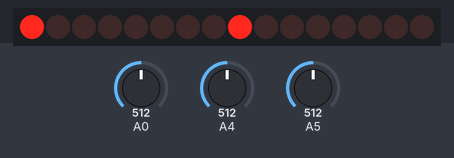
Simulated run of this sketch. Board: Arduino Uno, built with avr-gcc and run on an emulated ATmega328P. On the bench: 16 shift-register outputs drawn as a row of LEDs (first output left, lit = HIGH). Wiring (inferred from the names in the program): 2 × shift register (74HC595): data pin 11; shift clock pin 10; latch pin 9. Wiring (inferred from the signals the program sends): row of LEDs: on Q0, Q1, Q2, Q3, Q4, Q5, Q6, Q7, Q8, Q9, Q10, Q11, Q12, Q13, Q14, Q15. Inputs (shaded band) come from the test bench; at power-on: A0 = 512, A4 = 512, A5 = 512.

Above: at 1.2 s.
1.3 s: A0 set to 716
At 1.31 s:
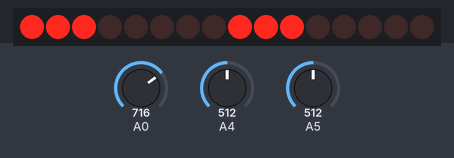
2.8 s: A4 set to 0
At 3.4 s:
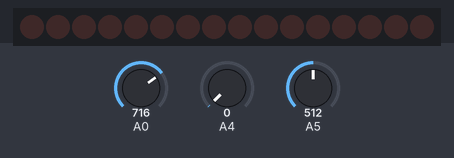
4.3 s: A0 set to 511
At 4.31 s:
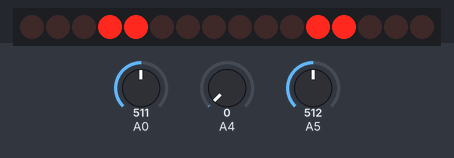
5.8 s: A0 set to 122
At 5.81 s:
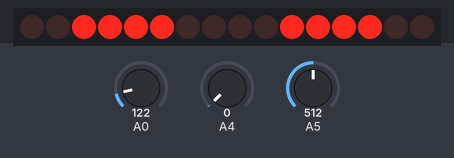
7.3 s: A0 set to 900
At 7.31 s:
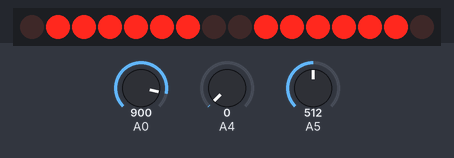
8.8 s: A4 set to 122
At 9.3 s:
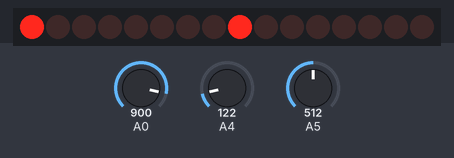
Timing chart, 0 to 11.3 s (numbered marks = the images above; inputs shaded):
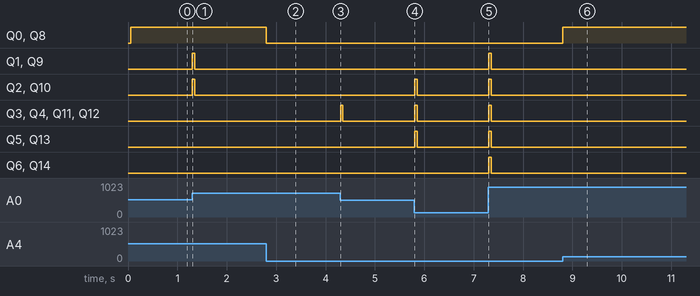

The sketch:

SoundMatrixCornerChangingAnimation.ino
```cpp
//Project : To create seperate animations on an LED matrix based off of the
//readings from an electret condensor mic.
//Author : Joshua Dolgin
//Date  : 2018/11/17
//Status :Working
const int sampleTime = 50; // Sample window width in mS
uint16_t soundSample;
uint8_t data = 11;        // DA: SER IN (Serial Input)
uint8_t clk = 10;         // CK: SRCK (Shift Register cloCK)
uint8_t latch = 9;       // LA: RCK (Register Clock)
uint8_t cornerData [] = {0x80, 0xC0, 0xE0, 0xF0, 0xF8, 0xFC, 0xFE, 0xFF};
// Creates an array to represent the first animation
uint8_t cornersData [] = {0x00, 0x81, 0xC3, 0xE7, 0xFF};
// Creates an array to represent the second animation
uint8_t boxData [] = {0x00, 0x18, 0x3C, 0x7E, 0xFF};
// Creates an array to represent the third animation

void setup() {
  pinMode(data, OUTPUT);  //declares the data pin for OUTPUT
  pinMode(clk, OUTPUT);  //declares the clock pin for OUTPUT
  pinMode(latch, OUTPUT);//declares the latch pin for OUTPUT
}

void loop() {
  // put your main code here, to run repeatedly:
  uint32_t startMillis = millis(); // Start of sample window
  uint16_t soundReading = 0;   //Sets the soundLevel to 0
  uint16_t signalMaximum = 0; // establsihes a signal maximum
  uint16_t signalMinimum = 1024; // establishes a signal minimum

  while (millis() - startMillis < sampleTime)  // collect data for 50 mS
  {
    soundSample = analogRead(A0);//Read volts on analog pin 0, out pin of the mic
    if (soundSample < 1024)  //If sound sample is less than the minimum value
    {
      if (soundSample > signalMaximum) //If sound sample is greater than the maximum value
      {
        signalMaximum = soundSample;  // Set the signal maximum to equal sample
      }
      else if (soundSample < signalMinimum) //if the sound level is greater than the minimum value
      {
        signalMinimum = soundSample;  // set the signal minimum to equal sample
      }
    }
  }
  soundReading = signalMaximum - signalMinimum; // Max value- min value = soundLevel
  float voltReading = (soundReading * 5.0) / 1024;  // Convert to volts
  voltReading = voltReading * 10; //Multiplies the volt reading by 10 in order to use integer values.
  voltReading = constrain(voltReading, 2, 24);//Constrain volt values between 2 - 24

  if (!analogRead(A5)) { // If there is low voltage on A5
    voltReading = map(voltReading, 2, 24, 1, 5);//Map the volt reading to a value between 1 and 5
    for (uint8_t j = 0; j < voltReading; j++) {
      digitalWrite(latch, LOW); // Writes the latch pin to low
      shiftOut(data, clk, LSBFIRST, cornersData[j]); // Shifts out the corners animation
      shiftOut(data, clk, LSBFIRST, cornersData[j]);
    }
    digitalWrite(latch, HIGH); // Writes the latch pin to high
  } else {
    if (analogRead(A4)) { //If there is a low voltage on A4
      voltReading = map(voltReading, 2, 24, 1, 8);//Map the volt reading to a value between 1 and 5
      for (uint8_t j = 0; j < voltReading; j++) {
        digitalWrite(latch, LOW);
        shiftOut(data, clk, LSBFIRST, cornerData[j]); // Shifts out the box animation
        shiftOut(data, clk, LSBFIRST, cornerData[j]);
      }
      digitalWrite(latch, HIGH);// Writes the latch pin to high
    } else {
      voltReading = map(voltReading, 2, 24, 1, 4);;//Map the volt reading to a value between 1 and 8
      for (uint8_t j = 0; j < voltReading; j++) {
        digitalWrite(latch, LOW);
        shiftOut(data, clk, LSBFIRST, boxData[j]); // Shifts out the corner animation
        shiftOut(data, clk, LSBFIRST, boxData[j]);
      }
      digitalWrite(latch, HIGH);// Writes the latch pin to high
    }
  }
}
```

Measured:
- after the input at 1.3 s, Q1, Q2, Q9, Q10: LOW → HIGH at once, → LOW 0.05 s later
- after the input at 2.8 s, Q0, Q8: HIGH → LOW at once
- after the input at 4.3 s, Q3, Q4, Q11, Q12: LOW → HIGH at once, → LOW 0.05 s later
- after the input at 5.8 s, Q2–5, Q10–13: LOW → HIGH at once, → LOW 0.05 s later
- after the input at 7.3 s, Q1–6, Q9–14: LOW → HIGH at once, → LOW 0.05 s later
- after the input at 8.8 s, Q0, Q8: LOW → HIGH at once
